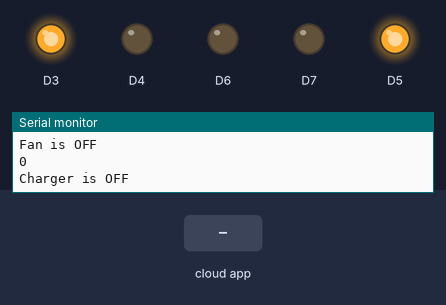
This sketch was run on a simulated ESP8266 (NodeMCU). Parts: output pins drawn as LEDs (lit = HIGH), the last lines printed to the serial monitor. The inputs (shaded band) are chosen by the test bench. WiFi joins after 1.5 s; servers stay silent unless stated; the Firebase database answers and starts empty.

Above: at 2.7 s.
2.8 s: the phone or cloud app sets switch1 to 1
At 3.7 s:
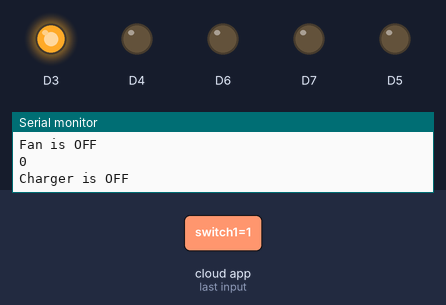
4.8 s: the phone or cloud app sets switch2 to 1
At 6.3 s:
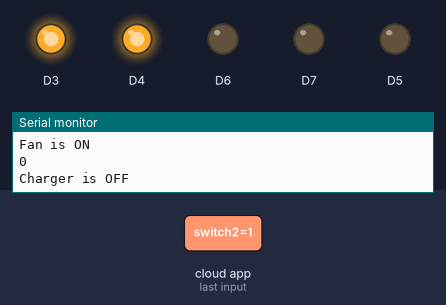
6.6 s: the phone or cloud app sets switch3 to 1
At 7.8 s:
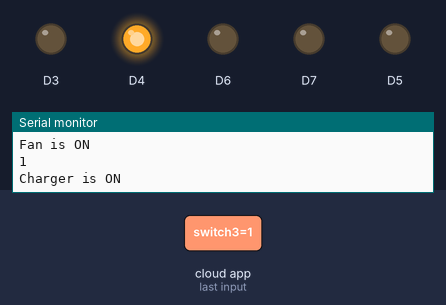
8.4 s: the phone or cloud app sets speed to 1
At 9.3 s:
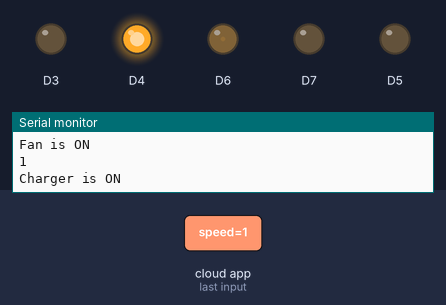
10.2 s: the phone or cloud app sets switch1 to 0
At 12.3 s:
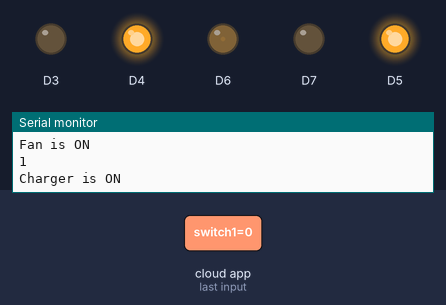
12.6 s: the phone or cloud app sets switch3 to 0
At 13.9 s:
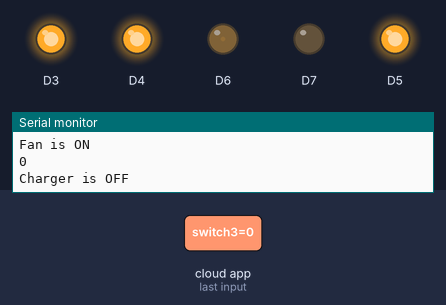
Timing chart, 0 to 15.4 s (numbered marks = the images above; inputs shaded):
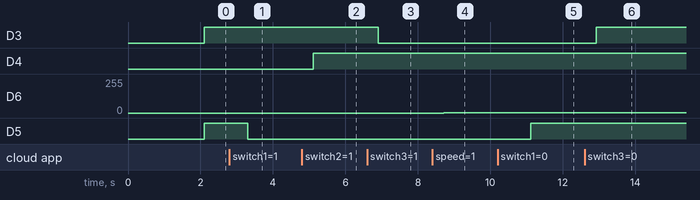

Measured:
- after the input at 2.8 s, D5: HIGH → LOW after 0.51 s
- after the input at 4.8 s, D4: LOW → HIGH after 0.31 s
- after the input at 6.6 s, D3: HIGH → LOW after 0.31 s
- after the input at 8.4 s, D6: 0/255 → 1/255 after 0.32 s
- after the input at 10.2 s, D5: LOW → HIGH after 0.92 s
- after the input at 12.6 s, D3: LOW → HIGH after 0.32 s

The sketch:

homeauto_-_Copy.ino
```cpp
#include <ESP8266WiFi.h>
#include <FirebaseArduino.h>
#define FIREBASE_HOST "home-automation-trojo.firebaseio.com"
#define FIREBASE_AUTH "6HiIX5K8CHWq73Ed8nXw8GnJo2IfAxr8dKvQM7JO"
#define WIFI_SSID "trojan"
#define WIFI_PASSWORD "sk6@1998"
int s1;
int s2;
int s3;
int spd;

void setup() {
  // put your setup code here, to run once:
Serial.begin(9600);
pinMode(D7,OUTPUT);
pinMode(D5,OUTPUT);
pinMode(D3,OUTPUT);
pinMode(D4,OUTPUT);
pinMode(D6,OUTPUT);
WiFi.begin(WIFI_SSID,WIFI_PASSWORD);
Serial.print("Connecting");
while(WiFi.status()!=WL_CONNECTED)
{
  Serial.print(".");
  delay(50);
}
Serial.println();
Serial.print("Connected:");
Serial.println(WiFi.localIP());
Firebase.begin(FIREBASE_HOST,FIREBASE_AUTH);
}
void firebaseconnect()
{
  Serial.println("CONNECTING");
Firebase.begin(FIREBASE_HOST,FIREBASE_AUTH);
//Firebase.set("switch1",0);
}

void loop() {
  // put your main code here, to run repeatedly:

  if(Firebase.failed())
  {
    Serial.print("Failed:");
    Serial.println(Firebase.error());
    firebaseconnect();
    return;
  }
  s1=Firebase.getInt("switch/switch1");
  s3=Firebase.getInt("switch/switch3");
  s2=Firebase.getInt("switch/switch2");
  spd=Firebase.getInt("fan/speed");

   if (Firebase.failed()) {
      Serial.print("setting /message failed:");
      Serial.println(Firebase.error());
       firebaseconnect();
      return;
  }

  if(s1==1){
    Serial.println(s1);
    Serial.println("LED is ON");
    digitalWrite(D5,LOW);
  }
 else{
    Serial.println(s1);
    Serial.println("LED is OFF");
    digitalWrite(D5,HIGH);
  }
  if(s2==1){
    Serial.println(s2);
    Serial.println("Fan is ON");
    digitalWrite(D4,HIGH);
    analogWrite(D6,spd);
    analogWrite(D7,LOW);
  }
  else{
    Serial.println(s2);
    Serial.println("Fan is OFF");
    digitalWrite(D4,LOW);
  }


  if(s3==1){
    Serial.println(s3);
    Serial.println("Charger is ON");
    digitalWrite(D3,LOW);
  }
 else{
    Serial.println(s3);
    Serial.println("Charger is OFF");
    digitalWrite(D3,HIGH);
  }

}
```
